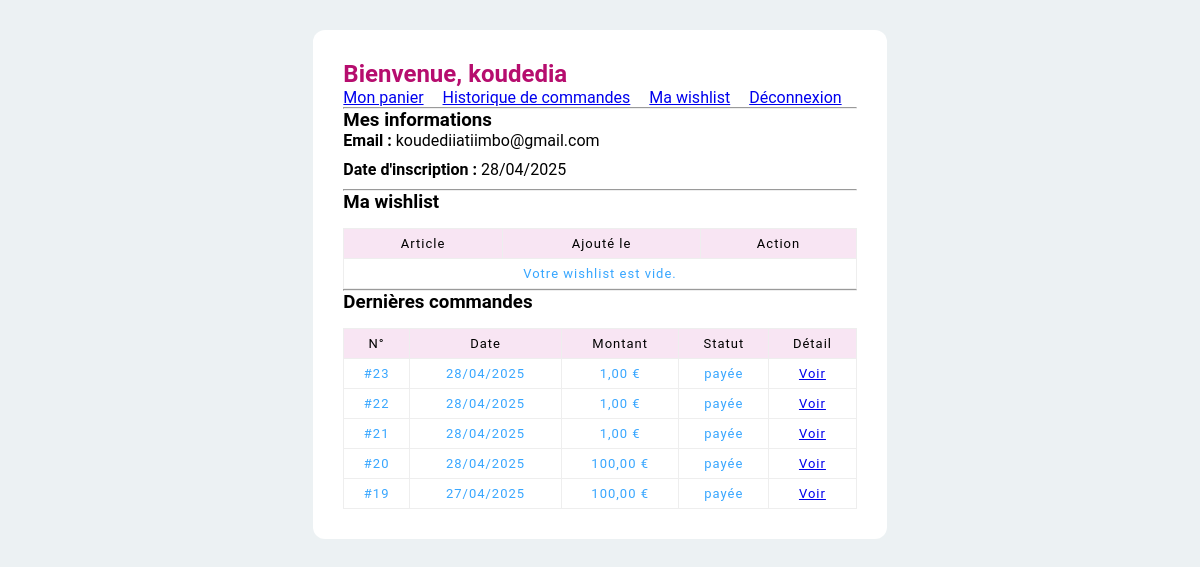
/user.php (signed in), run on the app's committed database.
### tables this page shows
CREATE TABLE IF NOT EXISTS `utilisateurs` (
  `id` int NOT NULL AUTO_INCREMENT,
  `nom` varchar(100) DEFAULT NULL,
  `email` varchar(100) DEFAULT NULL,
  `motDePasse` varchar(255) DEFAULT NULL,
  `points` int DEFAULT '0',
  `date_inscription` datetime DEFAULT CURRENT_TIMESTAMP,
  PRIMARY KEY (`id`),
  UNIQUE KEY `email` (`email`)
);

CREATE TABLE IF NOT EXISTS `commandes` (
  `id_commande` int NOT NULL AUTO_INCREMENT,
  `id_client` int NOT NULL,
  `date_commande` datetime NOT NULL DEFAULT CURRENT_TIMESTAMP,
  `statut` enum('en attente','payée','expédiée','livrée','annulée') NOT NULL DEFAULT 'en attente',
  `montant_total` decimal(10,2) NOT NULL,
  `adresse_livraison` text NOT NULL,
  PRIMARY KEY (`id_commande`),
  KEY `id_client` (`id_client`)
);

### user.php (the view, shortened to what this page needs)
<?php
include_once "condb.php";
$user_id = intval($_SESSION['user_id']);
$user_req = mysqli_query($con, "SELECT * FROM utilisateurs WHERE id = $user_id");
$user = mysqli_fetch_assoc($user_req);
?>
<!DOCTYPE html>
<html lang="fr">
<head>
    <link rel="stylesheet" href="paniercss.css">
</head>
<body>
<div class="user-space">
    <h2>Bienvenue, <?= htmlspecialchars($user['nom']) ?></h2>
    <div class="user-actions">
        <a href="panier.php">Mon panier</a>
        <a href="historique_commandes.php">Historique de commandes</a>
        <a href="ma_wishlist.php">Ma wishlist</a>
        <a href="logout.php">Déconnexion</a>
    </div>
    <hr>
    <h3>Mes informations</h3>
    <ul>
        <li><strong>Email :</strong> <?= htmlspecialchars($user['email']) ?></li>
        <li><strong>Date d'inscription :</strong> <?= date('d/m/Y', strtotime($user['date_inscription'])) ?></li>
    </ul>
    <hr>
    <h3>Ma wishlist</h3>
    <table class="wishlist-table">
        <tr>
            <th>Article</th>
            <th>Ajouté le</th>
            <th>Action</th>
        </tr>
        <?php
        $wish_req = mysqli_query($con, "SELECT w.*, a.nom FROM wishlist w JOIN articles a ON w.id_article = a.id WHERE w.id_utilisateur = $user_id ORDER BY w.date_ajout DESC");
        if(mysqli_num_rows($wish_req) > 0) {
            while($wish = mysqli_fetch_assoc($wish_req)) {
                echo "<tr>
                    <td>".htmlspecialchars($wish['nom'])."</td>
                    <td>".date('d/m/Y', strtotime($wish['date_ajout']))."</td>
                    <td><a href='suppr_wishlist.php?id=".$wish['id']."'>Supprimer</a></td>
                </tr>";
            }
        } else {
            echo "<tr><td colspan='3'>Votre wishlist est vide.</td></tr>";
        }
        ?>
    </table>
    <hr>
    <h3>Dernières commandes</h3>
    <table class="orders-table">
        <tr>
            <th>N°</th>
            <th>Date</th>
            <th>Montant</th>
            <th>Statut</th>
            <th>Détail</th>
        </tr>
        <?php
        $orders_req = mysqli_query($con, "SELECT * FROM commandes WHERE id_client = $user_id ORDER BY date_commande DESC LIMIT 5");
        if(mysqli_num_rows($orders_req) > 0) {
            while($order = mysqli_fetch_assoc($orders_req)) {
                echo "<tr>
                    <td>#".$order['id_commande']."</td>
                    <td>".date('d/m/Y', strtotime($order['date_commande']))."</td>
                    <td>".number_format($order['montant_total'],2,","," ")." €</td>
                    <td>".htmlspecialchars($order['statut'])."</td>
                    <td><a href='detail_commande.php?id=".$order['id_commande']."'>Voir</a></td>
                </tr>";
            }
        } else {
            echo "<tr><td colspan='5'>Aucune commande trouvée.</td></tr>";
        }
        ?>
    </table>
</div>
</body>
</html>

### paniercss.css (style rules this page uses)
* { margin: 0; padding: 0; box-sizing: border-box; font-family: 'Roboto', sans-serif; }
body { display: flex; flex-direction: column; min-height: 100vh; background-color: #ecf1f3; }
table { border-collapse: collapse; width: 100%; letter-spacing: 1px; font-size: 13px; }
th { padding: 10px 0; font-weight: 400; }
td { border-top: 0.5px solid #999; text-align: center; color: #37a6ff; }
tr { border-bottom: 0.5px solid #999; }

### user.php (style rules this page uses)
.user-space { max-width: 700px; margin: 30px auto; background: #fff; padding: 30px; border-radius: 12px; }
.user-space h2 { color: #b60d6e; }
.user-space ul { list-style: none; padding: 0; }
.user-space li { margin-bottom: 10px; }
.user-actions a { margin-right: 15px; }
.wishlist-table, .orders-table { width: 100%; border-collapse: collapse; margin-top: 15px; }
.wishlist-table th, .wishlist-table td, .orders-table th, .orders-table td { border: 1px solid #eee; padding: 7px; }
.wishlist-table th, .orders-table th { background: #f8e5f3; }

### data on the page
utilisateurs: nom "koudedia", email "koudediiatiimbo@gmail.com", date_inscription "28/04/2025"
commandes: id_commande "23", date_commande "28/04/2025", montant_total "1,00", statut "payée"
commandes: id_commande "22", date_commande "28/04/2025", montant_total "1,00", statut "payée"
commandes: id_commande "21", date_commande "28/04/2025", montant_total "1,00", statut "payée"
commandes: id_commande "20", date_commande "28/04/2025", montant_total "100,00", statut "payée"
commandes: id_commande "19", date_commande "27/04/2025", montant_total "100,00", statut "payée"
